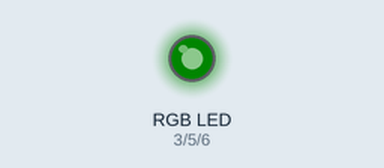
The sketch below on a simulated Arduino Uno, built with avr-gcc and run on an emulated ATmega328P. On the bench: an RGB LED mixed from three pins (HIGH = lit). Dim RGB values are drawn brighter than linear.

Above: at 0.15 s.
At 4.95 s:
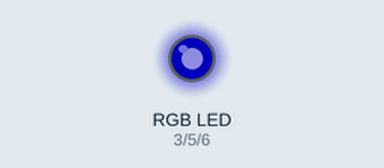
At 10.05 s:
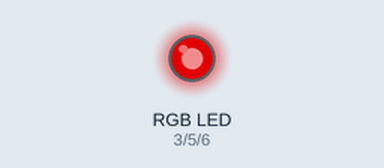
At 19.97 s:
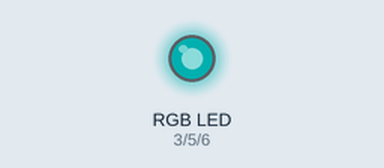
At 29.88 s:
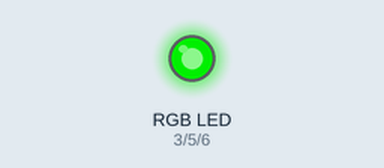
At 39.79 s:
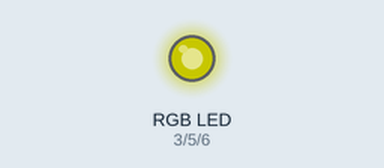
Timing chart, 0 to 40.0 s (numbered marks = the images above):
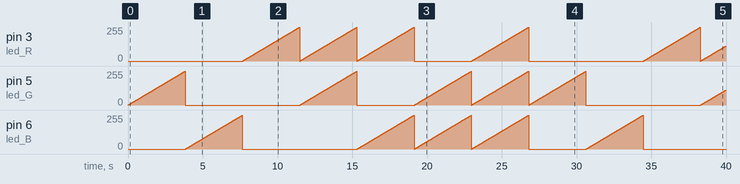

The sketch:

sketch_aug03a_led.ino
```cpp
const int led_R =3;
const int led_G =5;
const int led_B =6;
int i;

void setup() {
  // put your setup code here, to run once:
  analogWrite(led_G, 0);
  analogWrite(led_R, 0);
  analogWrite(led_B, 0);


}

void loop() {
  for(i=0;i<255;i++){
    delay(15);
    analogWrite(led_G, i);
  }
  analogWrite(led_G, LOW);
  for(i=0;i<255;i++){
    delay(15);
    analogWrite(led_B, i);
  }
  analogWrite(led_B, LOW);
  for(i=0;i<255;i++){
    delay(15);
    analogWrite(led_R, i);
  }
  analogWrite(led_R, LOW);
  for(i=0;i<255;i++){
    delay(15);
    analogWrite(led_R, i);
    analogWrite(led_G, i);
  }
  analogWrite(led_R, LOW);
  analogWrite(led_G, LOW);
  for(i=0;i<255;i++){
    delay(15);
    analogWrite(led_R, i);
    analogWrite(led_B, i);
  }
  analogWrite(led_R, LOW);
  analogWrite(led_B, LOW);
  for(i=0;i<255;i++){
    delay(15);
    analogWrite(led_B, i);
    analogWrite(led_G, i);
  }
  analogWrite(led_B, LOW);
  analogWrite(led_G, LOW);
  for(i=0;i<255;i++){
    delay(15);
    analogWrite(led_B, i);
    analogWrite(led_G, i);
    analogWrite(led_R, i);
  }
  analogWrite(led_R, LOW);
  analogWrite(led_G, LOW);
  analogWrite(led_B, LOW);


}
```
